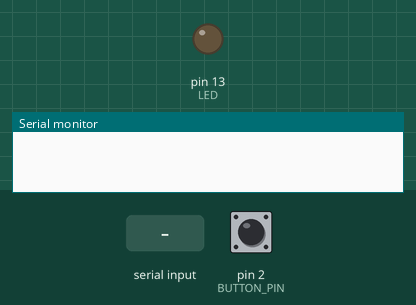
The sketch below on a simulated Arduino Uno, built with avr-gcc and run on an emulated ATmega328P. On the bench: output pins drawn as LEDs (lit = HIGH), the last lines printed to the serial monitor. The test bench sets the inputs (shaded band); at power-on: pin 2 (BUTTON_PIN) HIGH.

Above: at 1.2 s.
1.3 s: "o" received over the second serial link
At 2.7 s:
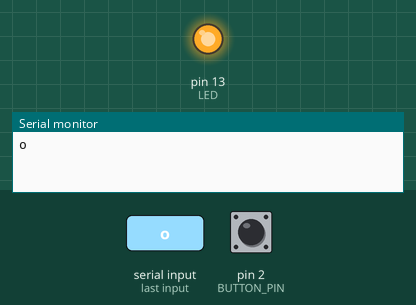
4.4 s: "f" received over the second serial link
At 5.0 s:
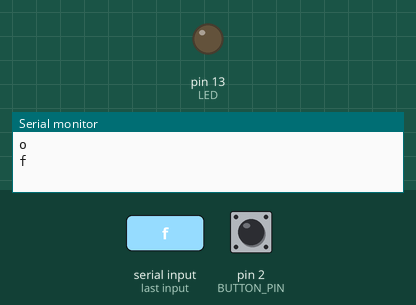
Timing chart, 0 to 7.4 s (numbered marks = the images above; inputs shaded):
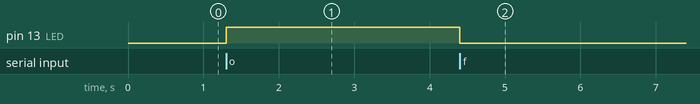

The sketch:

Bulejson.ino
```cpp
#include <SoftwareSerial.h>
#include <ArduinoJson.h>

#define BT_RXD 4
#define BT_TXD 5
#define LED 13
#define BUTTON_PIN 2 // 버튼을 연결한 핀 번호

SoftwareSerial HM10(BT_RXD, BT_TXD);  // RX핀(4번)은 HM10의 TX에 연결
                                      // TX핀(5번)은 HM10의 RX에 연결
StaticJsonDocument<256> buffer;

void data_json(bool status, int bpm);

void setup(){
  Serial.begin(9600);
  pinMode(LED, OUTPUT);    // LED를 출력으로 설정
  pinMode(BUTTON_PIN, INPUT_PULLUP); // 내장 풀업 저항을 사용하여 버튼 핀을 입력으로 설정
  HM10.begin(9600);
}

void loop(){
  // Bluetooth 모듈에서 데이터를 읽어옴
  if (HM10.available()){
    char h = (char)HM10.read();
    Serial.println(h);
    if(h == 'o'){                   // 알파벳 소문자 'o'를 입력하면
      digitalWrite(LED, HIGH);     // LED가 점등됨
    }
    if(h == 'f'){                   // 알파벳 소문자 'f'를 입력하면
      digitalWrite(LED, LOW);       // LED가 소등됨
    }
  }

  // 버튼을 눌렀을 때 central로 "1" 전송
  if(digitalRead(BUTTON_PIN) == LOW){ // 버튼이 눌렸는지 확인
    //HM10.println("1"); // central로 "1"을 전송
    //Serial.println("눌렸다");
    data_json(true, 123);
    delay(1000); // 중복 전송 방지를 위해 1초의 딜레이 추가
  }

  // 시리얼 모니터를 통해 데이터를 읽어서 Bluetooth 모듈로 전송함
  if(Serial.available()){
    char h = (char)Serial.read();
    HM10.println(h);
  }
}

void data_json(bool status, int bpm){
  buffer["power_status"] = status;
  buffer["bpm"] = bpm;

  char output[256];

  serializeJson(buffer, output);
  Serial.println(output);
  HM10.println(output);
}
```

Measured:
- after the input at 1.3 s, pin 13 (LED): LOW → HIGH at once
- after the input at 4.4 s, pin 13 (LED): HIGH → LOW at once
